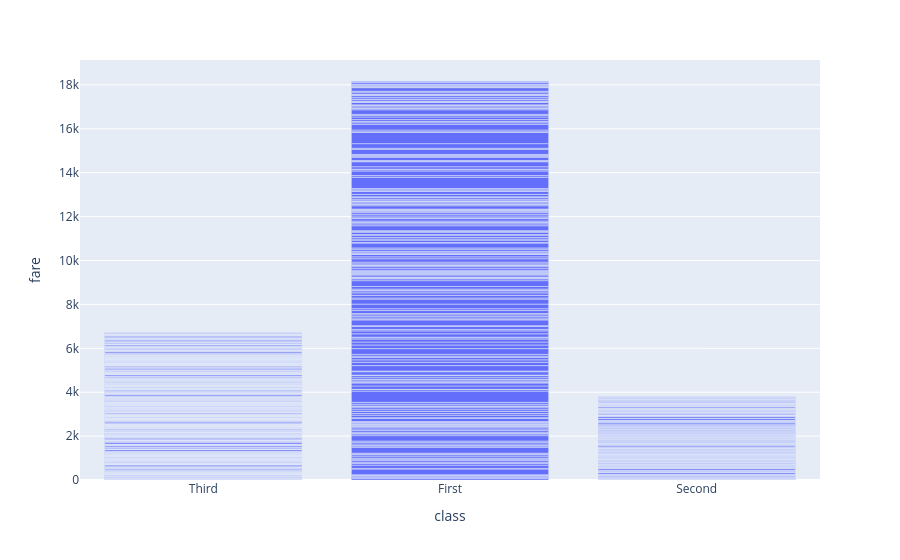

Write notebook code for a chart like this one.
### Code cell
px.bar(titanic, x ='class' , y='fare')

### Figure 1 — Plotly figure (JSON) as saved in the notebook; plotly's stock layout.template omitted (floating-point values rounded to 4 significant figures; data arrays with more than 128 entries replaced by an {"elided": "..."} marker saying what was removed)
{"data": [{"hovertemplate": "class=%{x}<br>fare=%{y}<extra></extra>", "legendgroup": "", "marker": {"color": "#636efa", "pattern": {"shape": ""}}, "name": "", "orientation": "v", "showlegend": false, "textposition": "auto", "type": "bar", "x": {"elided": "891 str values"}, "xaxis": "x", "y": {"elided": "891 float values"}, "yaxis": "y"}], "layout": {"autosize": true, "barmode": "relative", "legend": {"tracegroupgap": 0}, "margin": {"t": 60}, "xaxis": {"anchor": "y", "autorange": true, "domain": [0, 1], "range": [-0.5, 2.5], "title": {"text": "class"}, "type": "category"}, "yaxis": {"anchor": "x", "autorange": true, "domain": [0, 1], "range": [0, 19130.0], "title": {"text": "fare"}, "type": "linear"}}}
